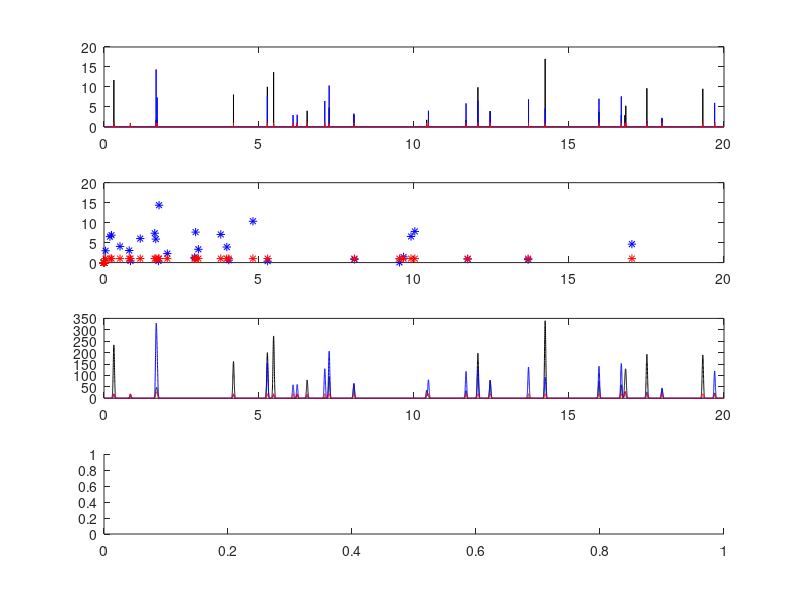

This figure's MATLAB source: (Note: this script raises an error after producing the figure.)
% simple simulation to illustrate pop coding perpspective

time = [0:.001:20] ; % time
lt = length(time) ;

filter = pdf('norm',time,10,.02) ;

% imagine two unlcorrelated neurons with stimuli responses defined by blurred pulses

c0p = normrnd(0,1,1,lt) ;
c0p(c0p<3) = 0 ;
c0p(c0p>0) = 1 ;

c1p = abs(c0p.*normrnd(1,5,1,lt)) ;
c2p = abs(c0p.*normrnd(1,5,1,lt)) ;

c1 = conv(c1p,filter,'same') ;
c2 = conv(c2p,filter,'same') ;
c0 = conv(c0p,filter,'same') ;

% figure
figure
subplot(4,1,1)
plot(time,c1p,'k')
hold on
plot(time,c2p,'b')
plot(time,c0p,'r')

subplot(4,1,2)
plot(c1p,c2p,'b*')
hold on
plot(c1p,c0p,'r*')

subplot(4,1,3)
plot(time,c1,'k')
hold on
plot(time,c2,'b')
plot(time,c0,'r')

subplot(4,1,4)
plot(xcov(c1,c2,'coef'),'b')
hold on
plot(xcov(c1,c0,'coef'),'r')
